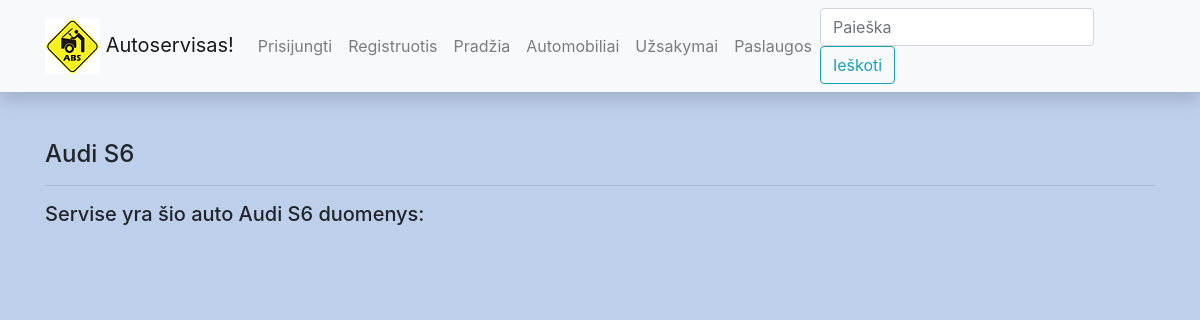
The page /automobiliai/4 on the database as committed earlier.
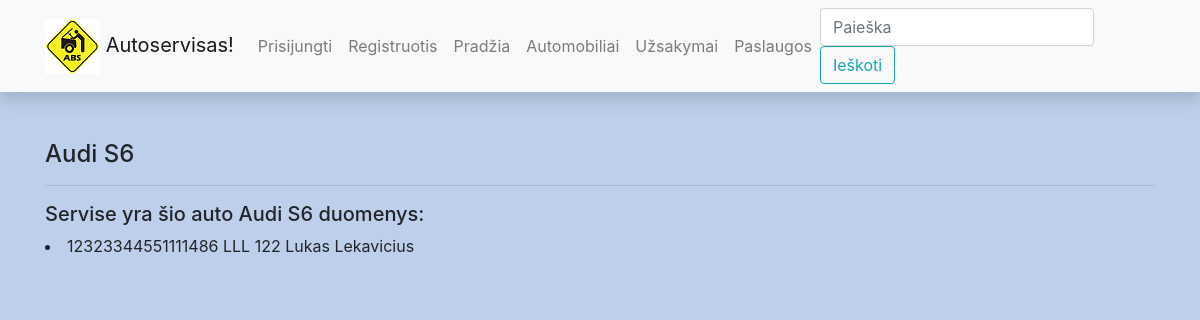
The same page on the database as committed later.
### autoservisas/models.py (models this page shows, shortened)
class Automobilis(models.Model):
    valstybinis_nr = models.CharField('Valstybinis numeris', max_length=15)
    vin = models.CharField('VIN numeris', max_length=21)
    klientas = models.CharField('Klientas', max_length=100)
    automobiliomodelis = models.ForeignKey('AutomobilioModelis', on_delete=models.SET_NULL, null=True, related_name='auto')
    class Meta:
        ordering = ['klientas']
        verbose_name = 'Automobilis'
        verbose_name_plural = 'Automobiliai'

### autoservisas/views.py (the view)
# urls.py: path('automobiliai/<int:automobiliomodelis_id>', views.automobilis, name='automobilis-one'),
def automobilis(request, automobiliomodelis_id):
    single_automobilis = get_object_or_404(AutomobilioModelis, pk=automobiliomodelis_id)
    context_t = {
        'automobilis_t': single_automobilis
    }
    return render(request, 'automobilis.html', context=context_t)

### autoservisas/templates/automobilis.html (shortened to what this page needs)
{% extends 'base.html' %}
{% block content %}
<h4> {{ automobilis_t.marke }} {{ automobilis_t.modelis }} </h4>
<hr/>
<h5>Servise yra šio auto {{ automobilis_t.marke }} {{ automobilis_t.modelis }} duomenys: </h5>
{% for automobilis in automobilis_t.auto.all %}
<li>{{ automobilis.vin }} {{ automobilis.valstybinis_nr }}
    {{ automobilis.klientas }}</li>
{% endfor %}
{% endblock %}

Rows that differ between the two databases and show on the page:
added Automobilis: vin "12323344551111486", valstybinis_nr "LLL 122", klientas "Lukas Lekavicius"
